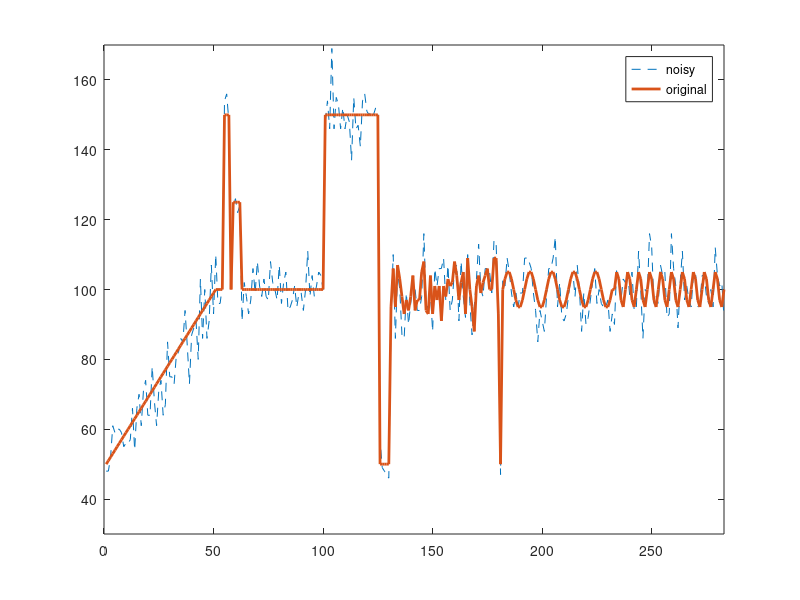

Here is the MATLAB script that generated this plot:
clear all 
close all 
sig = zeros(181,1); 
i = 0:50; 
sig(1:51)=i; %first 50 signals
sig(52:100) = 50; %next 49 signals
sig(101:125) = 100; %next 25 signals
sig(126:130) = 0; %next 5 signals
for i = 1:50; %next 50 signals
    sig(130+i) = 50+5*randn(1); %is from 130 to 180, random num + 50 offset (total 100 offset for this segment)
end
n = 0:50; 
s1 = 50+5*sin(2*pi*0.1*n); 
s2 = 50+5*sin(2*pi*0.2*n); 
sig = [sig' s1 s2]; 
sig = sig+50; %offset entire signal
sig(55:57) = 150; 
sig(59:62)=125; 
xx=1:283; 
sign = sig+normrnd(0,5,size(sig)); % add noise 
plot(xx,uint8(sign),'--',xx,uint8(sig),'LineWidth',2), 
axis([0 283 30 170]) 
legend('noisy','original')